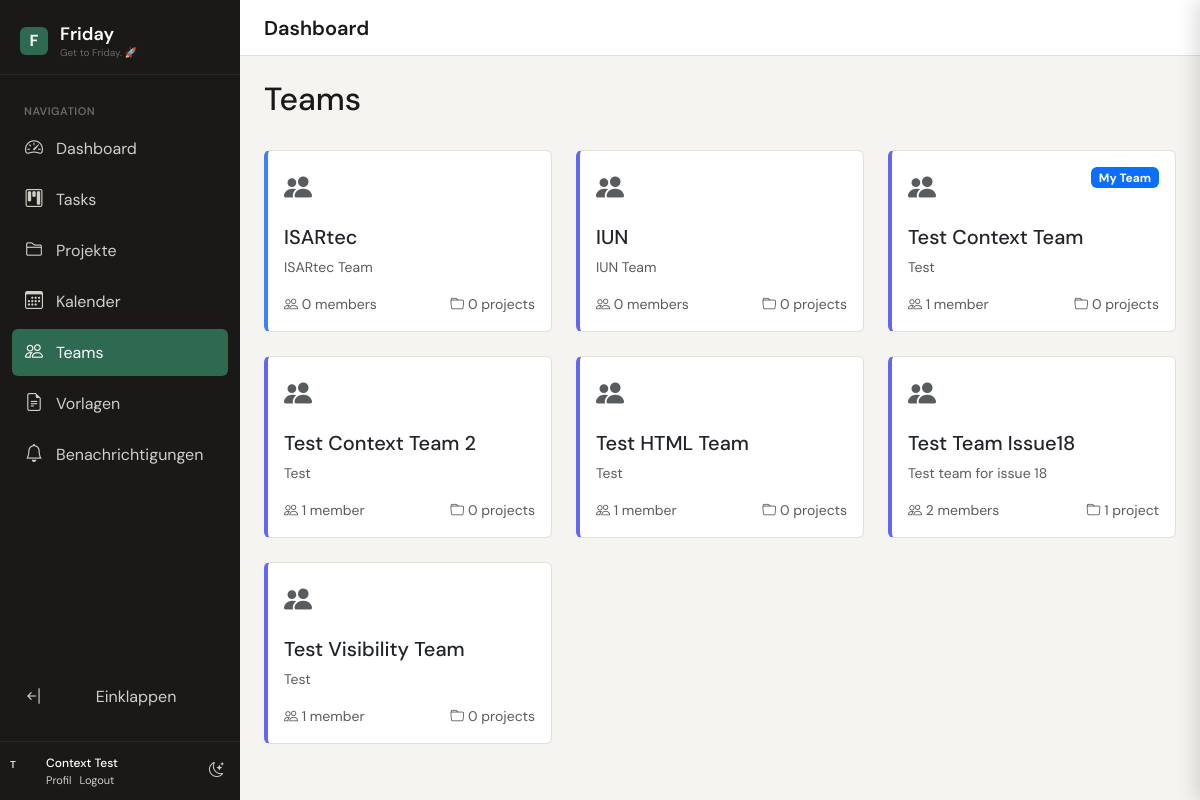
/teams/ (signed in), run on an earlier commit of the app's database.
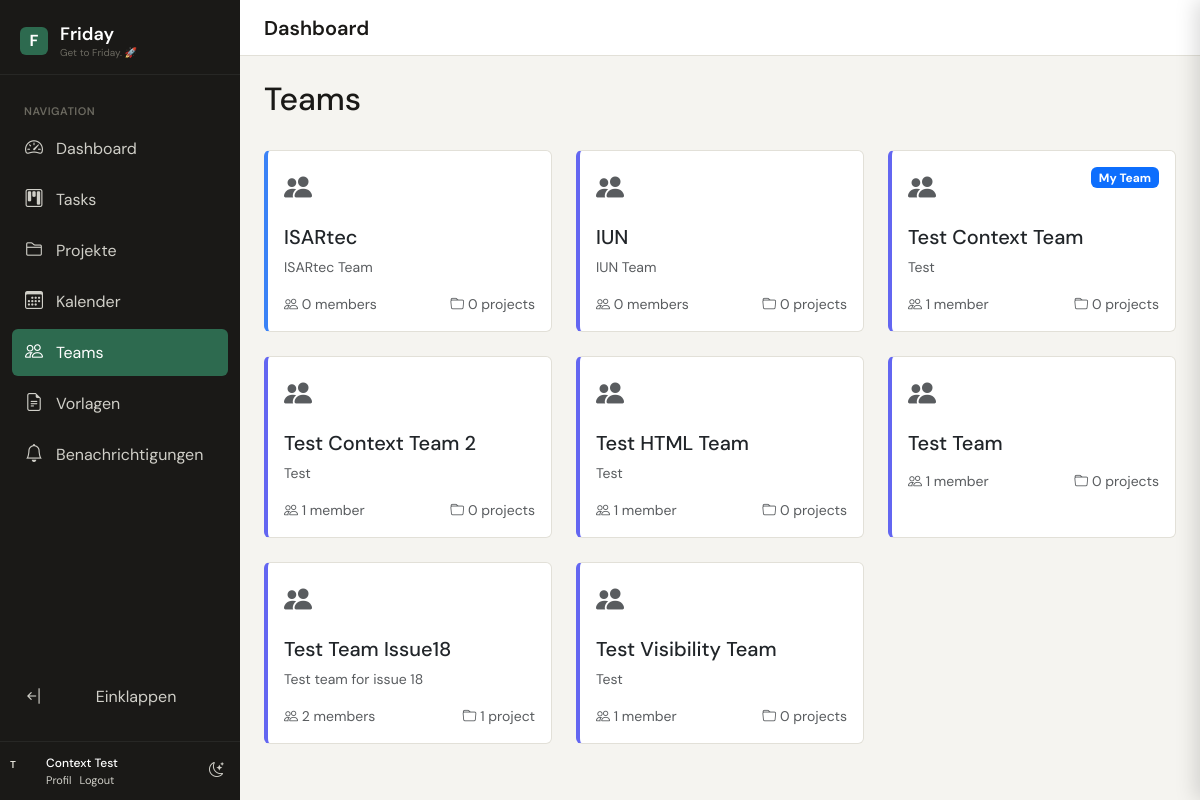
And on a later commit of the database.
### apps/teams/models.py (models this page shows, shortened)
class Team(TimeStampedModel):
    name        = models.CharField(max_length=100)
    slug        = models.SlugField(unique=True)
    description = models.TextField(blank=True)
    color       = models.CharField(max_length=7, default='#6366f1')
    icon        = models.CharField(max_length=50, blank=True)  # Bootstrap icon name
    is_active   = models.BooleanField(default=True)
    is_global   = models.BooleanField(
        default=False,
        help_text='Global teams are automatically members of every project '
                  'and can be assigned tasks without explicit project membership.'
    )
    class Meta:
        ordering = ['name']

### apps/teams/views.py (the view)
# urls.py: path('', views.TeamListView.as_view(), name='team-list'),
class TeamListView(LoginRequiredMixin, ListView):
    model = Team
    template_name = 'teams/list.html'
    context_object_name = 'teams'
    def get_queryset(self):
        return Team.objects.filter(is_active=True).annotate(
            member_count=Count('memberships'),
            project_count=Count('member_projects', distinct=True),
        ).order_by('name')
    def get_context_data(self, **kwargs):
        ctx = super().get_context_data(**kwargs)
        ctx['my_teams'] = self.request.user.teams
        return ctx

### apps/accounts/models.py (called while the page is built)
    @property
    def full_name(self):
        return self.display_name or self.get_full_name() or self.username

    @property
    def teams(self):
        from apps.teams.models import Team
        return Team.objects.filter(memberships__user=self, is_active=True)

### apps/core/context_processors.py (called while the page is built)
def friday_context(request):
    context = {
        'app_version': '1.0.0',
        'user_teams': [],
        'unread_notification_count': 0,
    }
    if request.user.is_authenticated:
        try:
            context['user_teams'] = list(request.user.teams.all()) if hasattr(request.user, 'teams') else []
        except Exception:
            context['user_teams'] = []
        try:
            from apps.notifications.models import Notification
            context['unread_notification_count'] = Notification.objects.filter(
                recipient=request.user, is_read=False
            ).count()
        except Exception:
            context['unread_notification_count'] = 0
    return context

### templates/teams/list.html (shortened to what this page needs)
{% extends 'base.html' %}
{% load static %}
{% block content %}
<div class="d-flex justify-content-between align-items-center mb-4">
    <h2>Teams</h2>
</div>
<div class="row row-cols-1 row-cols-md-3 g-4">
    {% for team in teams %}
    <div class="col">
        <a href="{% url 'teams:team-detail' team.slug %}" class="text-decoration-none">
            <div class="card h-100" style="border-left: 4px solid {{ team.color }};">
                <div class="card-body">
                    <div class="d-flex justify-content-between align-items-start mb-3">
                        <div>
                            {% if team.icon %}
                            <i class="bi bi-{{ team.icon }} fs-3 text-muted"></i>
                            {% else %}
                            <i class="bi bi-people-fill fs-3 text-muted"></i>
                            {% endif %}
                        </div>
                        {% if team in my_teams %}
                        <span class="badge bg-primary">My Team</span>
                        {% endif %}
                    </div>
                    <h5 class="card-title">
                        {{ team.name }}
                    </h5>
                    {% if team.description %}
                    <p class="card-text text-muted small">{{ team.description|truncatewords:15 }}</p>
                    {% endif %}
                    <div class="d-flex justify-content-between text-muted small mt-3">
                        <span><i class="bi bi-people"></i> {{ team.member_count }} member{{ team.member_count|pluralize }}</span>
                        <span><i class="bi bi-folder"></i> {{ team.project_count }} project{{ team.project_count|pluralize }}</span>
                    </div>
                </div>
            </div>
        </a>
    </div>
    {% endfor %}
</div>
{% endblock %}

What changed in the data, as far as the page shows it:
added Team: name "Test Team", member_count "1", project_count "0"
